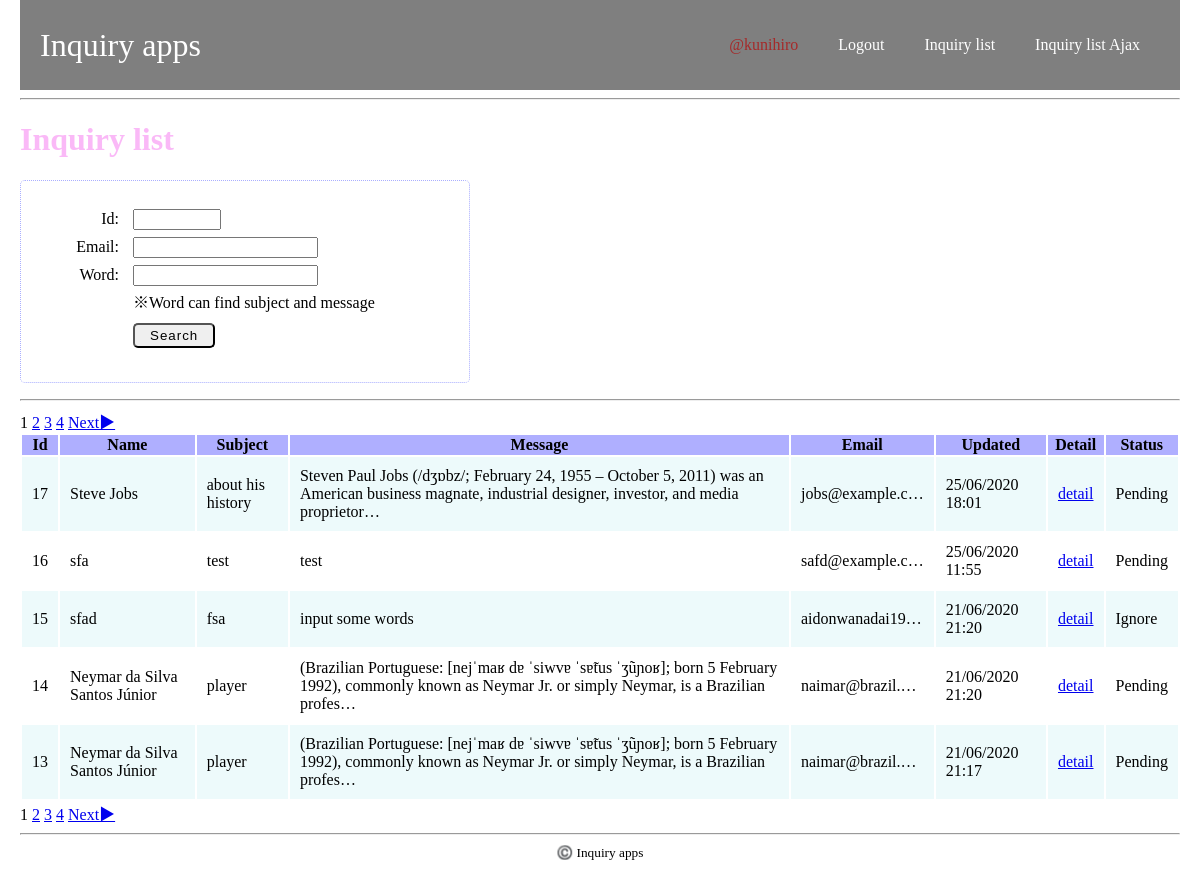
/inquiry/list/ (signed in), run on the app's committed database.
### inquiry_apps/models.py (models this page shows, shortened)
class Inquiry(models.Model):
    class Meta:
        db_table = 'inquiry'
    name = models.CharField(verbose_name='name',
                                max_length=255)
    subject = models.CharField(verbose_name='subject',
                                max_length=255)
    message = models.CharField(verbose_name='message',
                                max_length=500)
    email = models.EmailField(verbose_name='email')
    created_at = models.DateTimeField(verbose_name='created_at',
                                        auto_now_add=True)
    updated_at = models.DateTimeField(verbose_name='updated_at',
                                        auto_now_add=True)
    inquiry_status = models.IntegerField(
        verbose_name='inquiry_status',
        choices=InquiryStatus.INQUIRY_STATUS_CHOICES,
        default=0
    )
    def inquiry_status_as_str(self):
        inquiry_status_as_str = InquiryStatus.status_as_str(self.inquiry_status)
        return inquiry_status_as_str

### inquiry_apps/views.py (the view)
# urls.py: path('inquiry/list/', views.inquiry_list, name='inquiry_list'),
@login_required(login_url='/inquiry/login/')
@require_http_methods(['GET'])
def inquiry_list(request):
    qs = Inquiry.objects.order_by('-updated_at')
    form = InquiryFindForm(request.GET)
    if not form.is_valid():
        return render(request, 'inquiry_apps/inquiry_list.html', {'form': form})
    if form.is_valid():
        id_int = form.cleaned_data['id']
        email_str = form.cleaned_data['email']
        page_int = form.cleaned_data['page']
        word_str = form.cleaned_data['word']
    if email_str is not None:
        qs = qs.filter(email__contains=email_str)
    if id_int is not None:
        qs = qs.filter(id=id_int)
    if word_str is not None:
        qs = qs.filter(Q(subject__contains=word_str) |
                        Q(message__contains=word_str))
    next_page_href = _some_page_href(id_int, email_str, page_int+1, word_str)
    prev_page_href = _some_page_href(id_int, email_str, page_int-1, word_str)
    paginator = Paginator(qs, 5)
    try:
        inquiries_page = paginator.page(page_int)
    except EmptyPage:
        raise Http404('Page does not exist')
    context = {
        'form': form,
        'inquiries_page': inquiries_page,
        'search_email': email_str,
        'next_page_href': next_page_href,
        'prev_page_href': prev_page_href,
    }
    template = loader.get_template('inquiry_apps/inquiry_list.html')
    return HttpResponse(template.render(context, request))

### inquiry_apps/forms.py
class InquiryFindForm(forms.Form):
    id = forms.IntegerField(required=False,
                                min_value=1,
                                max_value=100000)
    email = forms.CharField(required=False,
                                max_length=255)
    page = forms.IntegerField(required=False,
                                max_value=10000,
                                min_value=1,)
    word = forms.CharField(required=False,
                            max_length=1000)
    def clean(self):
        cleaned_data = super().clean()
        return cleaned_data
    def clean_id(self):
        find_id = self.cleaned_data['id']
        return find_id
    def clean_email(self):
        email = self.cleaned_data['email']
        return email
    def clean_page(self):
        page =self.cleaned_data['page']
        if page == None:
            page = 1
        return page
    def clean_word(self):
        word = self.cleaned_data['word']
        return word

### inquiry_apps/models.py (called while the page is built)
    @classmethod
    def status_as_str(cls, inquiry_status):
        if inquiry_status == cls.Pending:
            return cls.INQUIRY_STATUS_CHOICES[0][1]
        elif inquiry_status == cls.Ignore:
            return cls.INQUIRY_STATUS_CHOICES[1][1]
        elif inquiry_status == cls.Completed:
            return cls.INQUIRY_STATUS_CHOICES[2][1]
        else:
            raise RuntimeError('invalid')

### inquiry_apps/views.py (called while the page is built)
def _some_page_href(id, email, current_page, word):
    params = []
    if id:
        params.append('id=%s' % urllib.parse.quote(str(id)))
    if email:
        params.append('email=%s' % urllib.parse.quote(email))
    if current_page:
        params.append('page=%s' % urllib.parse.quote(str(current_page)))
    if word:
        params.append('word=%s' % urllib.parse.quote(word))
    return '?' + '&'.join(params)

### inquiry_apps/templates/inquiry_apps/inquiry_list.html (shortened to what this page needs)
{% extends 'inquiry_apps/base.html' %}
{% block content %}
<h1>Inquiry list</h1>
<form method="get">
    <ul class="search_inquiry_form">
        <li>
            <label for="id">Id:</label>
            <span class="input_field">{{ form.id }}{{ form.id.errors }}</span>
        </li>
        <li>
            <label for="">Email:</label>
            <span class="input_field">{{ form.email }}{{ form.email.erros }}</span>
        </li>
        <li>
            <label for="">Word:</label>
            <span class="input_field">{{ form.word }}{{ form.word.erros }}</span>
        </li>
        <li>
            <span>※Word can find subject and message</span>
        </li>
        <li>
            <button type="submit" class="btn">Search</button>
        </li>
    </ul>
</form>
<hr>
{% for num in inquiries_page.paginator.page_range %}
{% if inquiries_page.number == num %}
<span>{{ num }}</span>
{% else %}
<a href="?email={{ search_email }}&page={{ num }}">{{ num }}</a>
{% endif %}
{% endfor %}
{% if inquiries_page.has_next %}
<a href="{{ next_page_href }}">Next▶︎</a>
{% endif %}
<table class="inquiry_list_table">
    <thead>
        <tr>
            <th>Id</th>
            <th>Name</th>
            <th>Subject</th>
            <th>Message</th>
            <th>Email</th>
            <th>Updated</th>
            <th>Detail</th>
            <th>Status</th>
        </tr>
    </thead>
    <tbody>
        {% for inquiry in inquiries_page %}
        <tr>
            <td>{{ inquiry.id }}</td>
            <td><div class="container"><span>Name</span><span>{{ inquiry.name|truncatechars:30 }}</span></div></td>
            <td><div class="container"><span>Subject</span><span>{{ inquiry.subject|truncatechars:100 }}</span></div></td>
            <td><div class="container"><span>Message</span><span>{{ inquiry.message|truncatechars:150 }}</span></div></td>
            <td><div class="container"><span>Email</span><span>{{ inquiry.email|truncatechars:15 }}</span></div></td>
            <td><div class="container"><span>Updated</span><span>{{ inquiry.updated_at|date:"j/m/Y H:i " }}</span></div></td>
            <td><div class="container"><span>Detail</span><span><a href="{% url 'inquiry_apps:comment_list' inquiry.id %}">detail</a></span></div></td>
            <td><div class="container"><span>Status</span><span>{{ inquiry.inquiry_status_as_str }}</span></div></td>
        </tr>
        {% endfor %}
    </tbody>
</table>
{% for num in inquiries_page.paginator.page_range %}
{% if inquiries_page.number == num %}
<span>{{ num }}</span>
{% else %}
<a href="?email={{ search_email }}&page={{ num }}">{{ num }}</a>
{% endif %}
{% endfor %}
{% if inquiries_page.has_next %}
<a href="{{ next_page_href }}">Next▶︎</a>
{% endif %}
{% endblock %}

### inquiry_apps/templates/inquiry_apps/base.html (shortened to what this page needs)
{% load static %}
<!doctype html>
<html lang="ja">
<head>
    <link rel="stylesheet" href="{% static 'inquiry_apps/css/base.css' %}">
</head>
<body>
    <header class="header">
        <div class="header-bg">
            <div class="header-cat">
                <div class="header-logo">
                    <a href="/">Inquiry apps</a>
                </div>
                <nav class="header-navi">
                    <div class="header-navi-wrap">
                        <ul class="header-navi-list">
                            <li class="header-navi-item"><a href="{% url 'inquiry_apps:edit_profile' %}" style="color:brown;">@{{ user }}</a></li>
                            <li class="header-navi-item"><a href="{% url 'inquiry_apps:inquiry_logout' %}">Logout</a></li>
                            <li class="header-navi-item"><a href="{% url 'inquiry_apps:inquiry_list' %}">Inquiry list</a></li>
                            <li class="header-navi-item"><a href="{% url 'inquiry_apps:inquiry_list_ajax' %}">Inquiry list Ajax</a></li>
                        </ul>
                    </div>
                </nav>
            </div>
        </div>
    </header>
    <div class="content">
        <hr>
        {% block content %}
        {% endblock %}
    </div>
    <hr>
    <div class="footer">
        <small class="copy-right">©️ Inquiry apps</small>
    </div>
</body>
</html>

### inquiry_apps/static/inquiry_apps/css/base.css (style rules this page uses)
html { font-size: 16px; }
body { margin: 0 20px; }
ul, ol { list-style: none; }
h1 { color: rgba(241, 70, 233, 0.377); }
.header { width: 100%; left: 0; top: 0; z-index: 1000; background-color: rgb(000,000,000,.5); }
.header-bg { position: relative; z-index: 2; padding: 20px; flex-wrap: wrap; }
.header-logo a { font-family: cursive; display: block; text-decoration: none; font-size: 2rem; color: #fff; }
.header-cat { display: flex; flex-wrap: wrap; justify-content: space-between; align-items: center; }
.header-navi-list { display: flex; }
.header-navi a { text-decoration: none; padding-left: 20px; padding-right: 20px; font-size: 1rem; color: #fff; }
.search_inquiry_form { width: 400px; padding: 1.5em; border: 1px dotted #aaafff; border-radius: 5px; }
.search_inquiry_form li label { display: inline-block; width: 64px; margin: 5px 10px; text-align: right; }
.search_inquiry_form li button { margin: 10px 0; }
table tr td { padding: 10px; }
.inquiry_list_table thead, .comment_list_table thead { background: rgba(55, 55, 255, .4); }
.inquiry_list_table tr:nth-child(odd) td, .comment_list_table tr:nth-child(odd) td { background: rgba(161, 230, 233, 0.192); }
.btn { padding: 3px 15px; border-radius: 5px; letter-spacing: 1px; }
.footer { text-align: center; }

### data on the page
Inquiry: id "17", name "Steve Jobs", subject "about his history", message "Steven Paul Jobs (/dʒɒbz/; February 24, 1955 – October 5, 2011) was an American business magnate, industrial designer, investor, and media proprietor…", email "jobs@example.c…", updated_at "25/06/2020 18:01", inquiry_status_as_str "Pending"
Inquiry: id "16", name "sfa", subject "test", message "test", email "safd@example.c…", updated_at "25/06/2020 11:55", inquiry_status_as_str "Pending"
Inquiry: id "15", name "sfad", subject "fsa", message "input some words", email "aidonwanadai19…", updated_at "21/06/2020 21:20", inquiry_status_as_str "Ignore"
Inquiry: id "14", name "Neymar da Silva Santos Júnior", subject "player", message "(Brazilian Portuguese: [nejˈmaʁ dɐ ˈsiwvɐ ˈsɐ̃tus ˈʒũɲoʁ]; born 5 February 1992), commonly known as Neymar Jr. or simply Neymar, is a Brazilian profes…", email "naimar@brazil.…", updated_at "21/06/2020 21:20", inquiry_status_as_str "Pending"
Inquiry: id "13", name "Neymar da Silva Santos Júnior", subject "player", message "(Brazilian Portuguese: [nejˈmaʁ dɐ ˈsiwvɐ ˈsɐ̃tus ˈʒũɲoʁ]; born 5 February 1992), commonly known as Neymar Jr. or simply Neymar, is a Brazilian profes…", email "naimar@brazil.…", updated_at "21/06/2020 21:17", inquiry_status_as_str "Pending"

### other printed values
{{ user }} "kunihiro"
{{ num }} "1"
{{ num }} "2" "3" "4"
